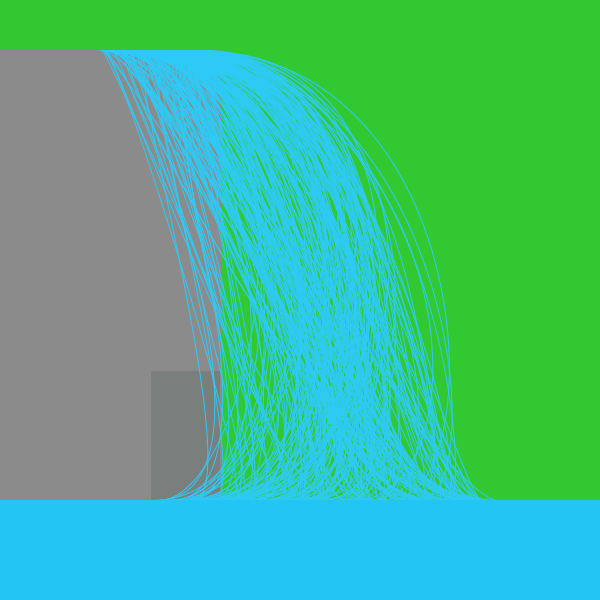
Frame 1 (no input)
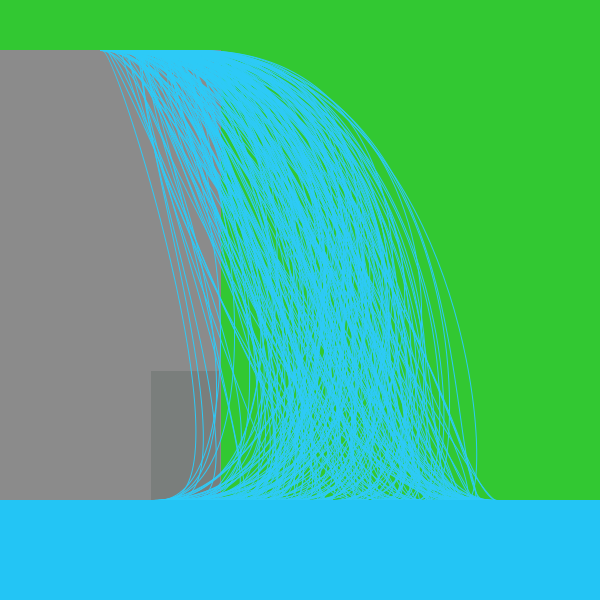
Frame 60 (the mouse pressed at the canvas centre just before this capture)
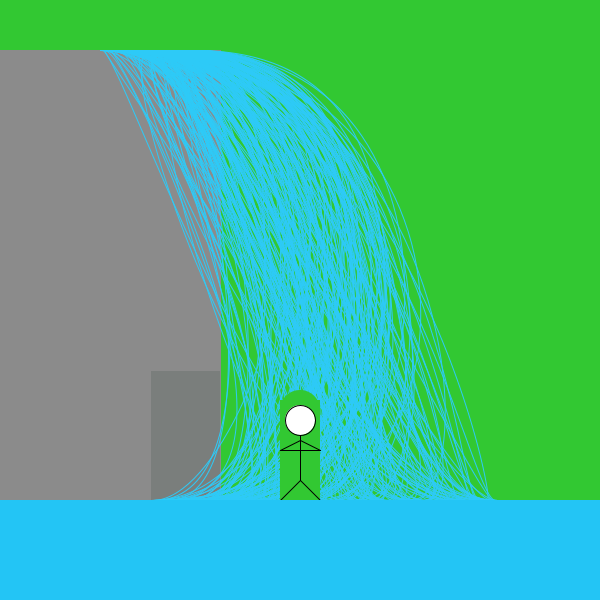
Frame 120 (the mouse held since frame 60 and released just before this capture)

The Processing sketch that drew these frames (run headless with seeded random() and noise(); from frame 60 on, the mouse is pressed at the canvas centre):

// Processing sketch: processing_166760
// ── processing_166760.pde

float wp=400;
float c=1;


void setup() {
  size(600, 600);
  frameRate(15);
}


void draw() {

  float h_x= mouseX, h_y=420;

  
  noStroke();
  fill(50, 200, 50);
  rect(0, 0, 600, 500);
  

  stroke(#8B8B8B);
  fill(139);
  rect(0, 50, 220, 450);

  fill(#7A7E7C);
  rect(150,370,70,130);

  stroke(#2DCAF7);
  noFill();
  for (float i =100; i < 200; i+=0.4) {
    beginShape();
    vertex(i, 50);  
    bezierVertex(random(100, 500), 50, random(250, 500), 500, random(150, 500), 500);
    endShape();
  }

  if (h_x>240) {
    noStroke();
    fill(50, 200, 50);
    ellipse(h_x, h_y-10, 40, 40);
    rect(h_x-20, h_y-20, 40, height);


    stroke(0);
    fill(255);
    line(h_x, h_y, h_x, h_y+60);
    line(h_x, h_y+20, h_x+20, h_y+30);
    line(h_x, h_y+20, h_x-20, h_y+30);
    line(h_x-20, h_y+30, h_x+20, h_y+30);
    line(h_x, h_y+60, h_x+20, h_y+80);
    line(h_x, h_y+60, h_x-20, h_y+80);
    ellipse(h_x, h_y, 30, 30);
  }

  fill(#23C5F5);
  noStroke();
  rect(0, 500, 600, 100);

  c++;

  if (c>=4) c=1;
}
